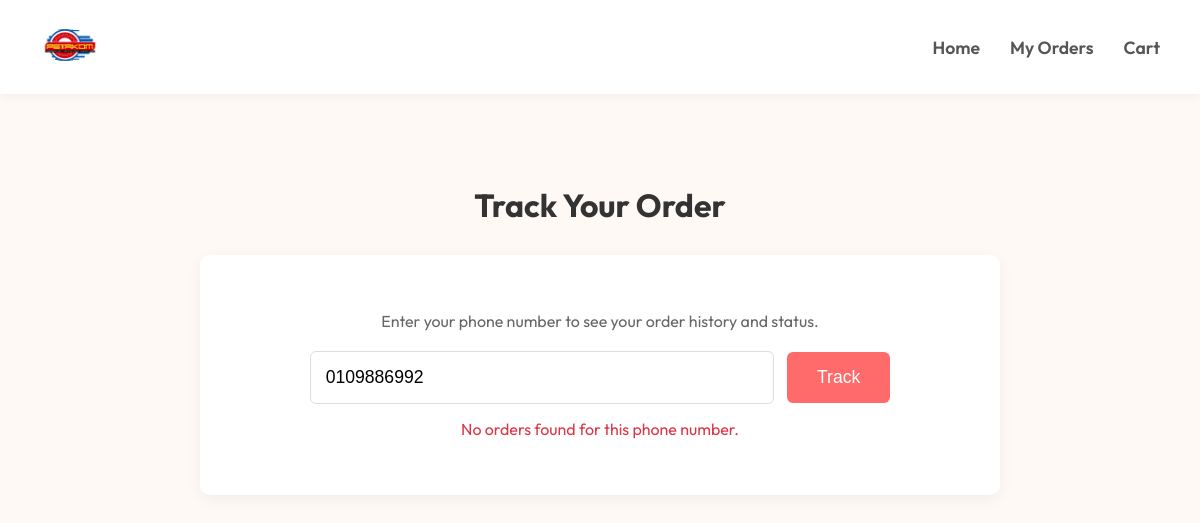
Before: /pages/shop/track_order.php?phone=0109886992 with the older database file.
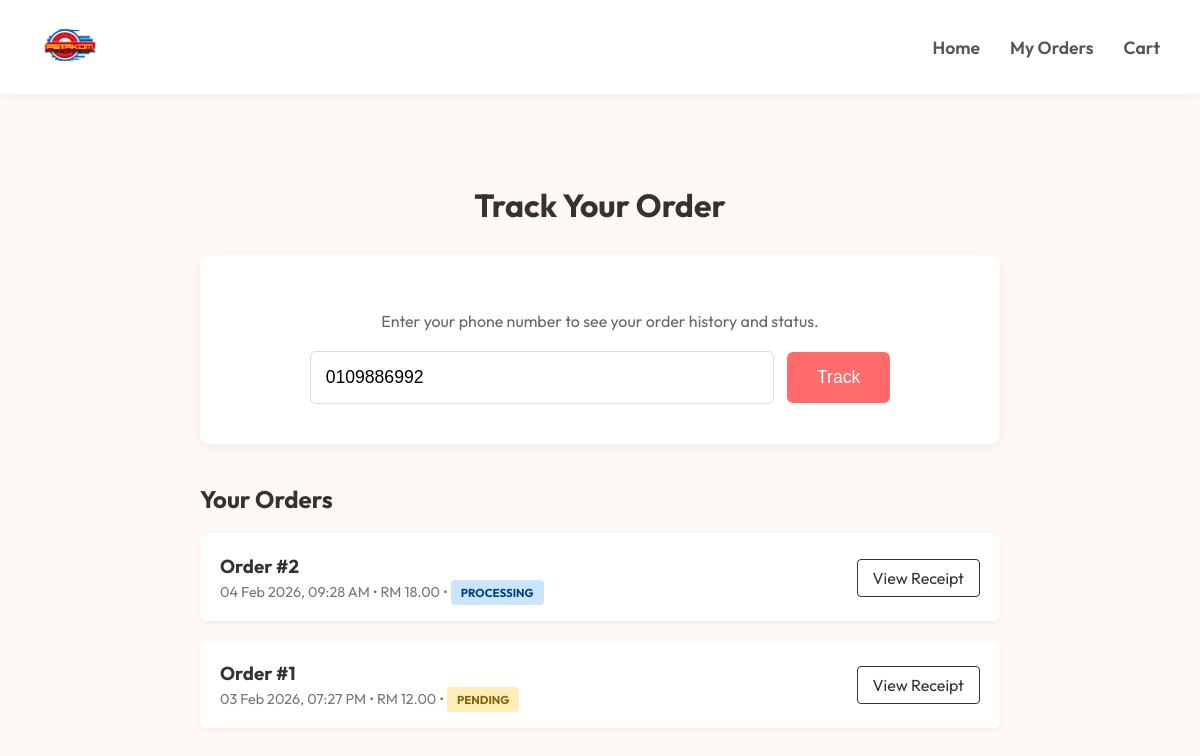
After: the same page with the newer database file.
### tables this page shows
CREATE TABLE orders (
                id INTEGER PRIMARY KEY AUTOINCREMENT,
                user_id INTEGER, -- Cashier who processed the order
                customer_name TEXT, -- Optional, for reference
                total_amount REAL NOT NULL DEFAULT 0.00,
                status TEXT DEFAULT 'completed', -- 'pending', 'completed', 'cancelled'
                created_at DATETIME DEFAULT CURRENT_TIMESTAMP, customer_email TEXT, customer_phone TEXT, delivery_method TEXT DEFAULT 'pickup', shipping_address TEXT, payment_method TEXT DEFAULT 'manual', receipt_image TEXT,
                FOREIGN KEY (user_id) REFERENCES users(id) ON DELETE SET NULL
            );

### pages/shop/track_order.php (the view, shortened to what this page needs)
<?php
require_once '../../config/db.php';
$orders = [];
$phone = '';
$error = '';
if ($_SERVER['REQUEST_METHOD'] === 'GET' && isset($_GET['phone'])) {
    $phone = trim($_GET['phone']);
    if (!empty($phone)) {
        try {
            $stmt = $pdo->prepare("SELECT * FROM orders WHERE customer_phone = ? ORDER BY created_at DESC");
            $stmt->execute([$phone]);
            $orders = $stmt->fetchAll();
            if (count($orders) === 0) {
                $error = "No orders found for this phone number.";
            }
        } catch (Exception $e) {
            $error = "Error fetching orders.";
        }
    }
}
?>
<!DOCTYPE html>
<html lang="en">
<head>
    <link rel="stylesheet" href="../../styles/shop.css">
</head>
<body>
    <?php include 'header.php'; ?>
    <div class="track-container">
        <h1 style="text-align:center;margin-bottom:30px;">Track Your Order</h1>
        <div class="search-box">
            <p style="margin-bottom:20px;color:#666;">Enter your phone number to see your order history and status.</p>
            <form method="GET">
                <input type="tel" name="phone" value="<?= htmlspecialchars($phone) ?>" class="search-input" placeholder="e.g. 0123456789" required>
                <button type="submit" class="btn-track">Track</button>
            </form>
            <?php if ($error): ?>
                <p style="color:#dc3545;margin-top:15px;"><?= $error ?></p>
            <?php endif; ?>
        </div>
        <?php if (!empty($orders)): ?>
        <div class="order-list">
            <h2 style="margin-bottom:20px;">Your Orders</h2>
            <?php foreach ($orders as $o): ?>
            <div class="order-card">
                <div class="order-info">
                    <h3>Order #<?= $o['id'] ?></h3>
                    <div class="order-meta">
                        <?= date('d M Y, h:i A', strtotime($o['created_at'])) ?> &bull;
                        RM <?= number_format($o['total_amount'], 2) ?> &bull;
                        <span class="badge status-<?= $o['status'] ?>"><?= $o['status'] ?></span>
                    </div>
                </div>
                <div>
                    <a href="order_success.php?id=<?= $o['id'] ?>" class="btn-view">View Receipt</a>
                </div>
            </div>
            <?php endforeach; ?>
        </div>
        <?php endif; ?>
    </div>
</body>
</html>

Changed rows visible on the page:
added orders: id "2", created_at "04 Feb 2026, 09:28 AM", total_amount "18.00", status "PROCESSING"
added orders: id "1", created_at "03 Feb 2026, 07:27 PM", total_amount "12.00", status "PENDING"
Other visible differences:
$error: "No orders found for this phone number." → (not shown)
text now shown: "Your Orders"
